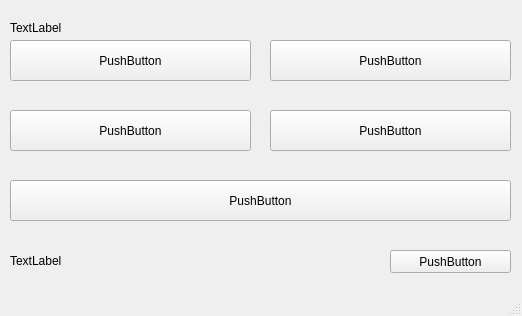
<?xml version="1.0" encoding="UTF-8"?>
<ui version="4.0">
 <class>MainWindow</class>
 <widget class="QMainWindow" name="MainWindow">
  <property name="geometry">
   <rect>
    <x>0</x>
    <y>0</y>
    <width>522</width>
    <height>316</height>
   </rect>
  </property>
  <property name="windowTitle">
   <string>MainWindow</string>
  </property>
  <widget class="QWidget" name="centralwidget">
   <widget class="QPushButton" name="pushButton">
    <property name="geometry">
     <rect>
      <x>10</x>
      <y>40</y>
      <width>241</width>
      <height>41</height>
     </rect>
    </property>
    <property name="text">
     <string>PushButton</string>
    </property>
   </widget>
   <widget class="QPushButton" name="pushButton_2">
    <property name="geometry">
     <rect>
      <x>10</x>
      <y>110</y>
      <width>241</width>
      <height>41</height>
     </rect>
    </property>
    <property name="text">
     <string>PushButton</string>
    </property>
   </widget>
   <widget class="QPushButton" name="pushButton_3">
    <property name="geometry">
     <rect>
      <x>10</x>
      <y>180</y>
      <width>501</width>
      <height>41</height>
     </rect>
    </property>
    <property name="text">
     <string>PushButton</string>
    </property>
   </widget>
   <widget class="QPushButton" name="pushButton_4">
    <property name="geometry">
     <rect>
      <x>270</x>
      <y>40</y>
      <width>241</width>
      <height>41</height>
     </rect>
    </property>
    <property name="text">
     <string>PushButton</string>
    </property>
   </widget>
   <widget class="QLabel" name="label">
    <property name="geometry">
     <rect>
      <x>10</x>
      <y>20</y>
      <width>501</width>
      <height>16</height>
     </rect>
    </property>
    <property name="text">
     <string>TextLabel</string>
    </property>
   </widget>
   <widget class="QPushButton" name="pushButton_5">
    <property name="geometry">
     <rect>
      <x>390</x>
      <y>250</y>
      <width>121</width>
      <height>23</height>
     </rect>
    </property>
    <property name="text">
     <string>PushButton</string>
    </property>
   </widget>
   <widget class="QLabel" name="label_2">
    <property name="geometry">
     <rect>
      <x>10</x>
      <y>251</y>
      <width>61</width>
      <height>20</height>
     </rect>
    </property>
    <property name="text">
     <string>TextLabel</string>
    </property>
   </widget>
   <widget class="QPushButton" name="pushButton_6">
    <property name="geometry">
     <rect>
      <x>270</x>
      <y>110</y>
      <width>241</width>
      <height>41</height>
     </rect>
    </property>
    <property name="text">
     <string>PushButton</string>
    </property>
   </widget>
  </widget>
  <widget class="QMenuBar" name="menubar">
   <property name="geometry">
    <rect>
     <x>0</x>
     <y>0</y>
     <width>522</width>
     <height>21</height>
    </rect>
   </property>
  </widget>
  <widget class="QStatusBar" name="statusbar"/>
 </widget>
 <resources/>
 <connections/>
</ui>
